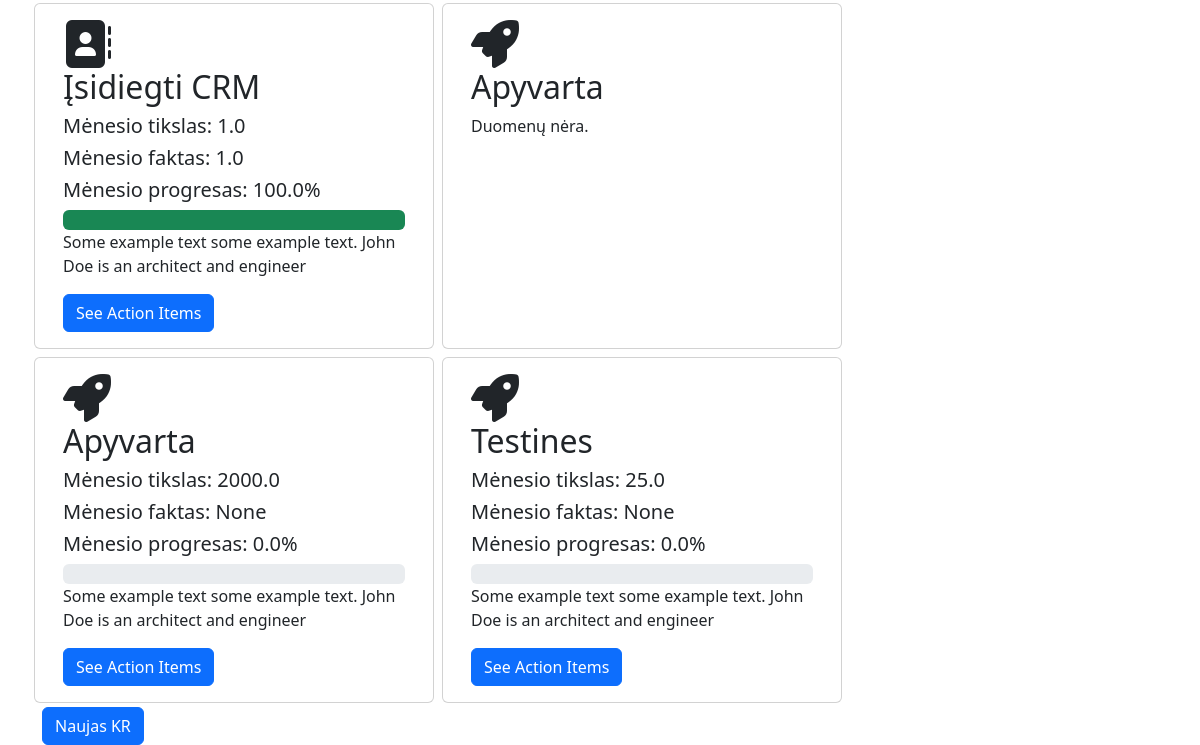
Before: /dashboard/1/ (lower part) with the older database file.
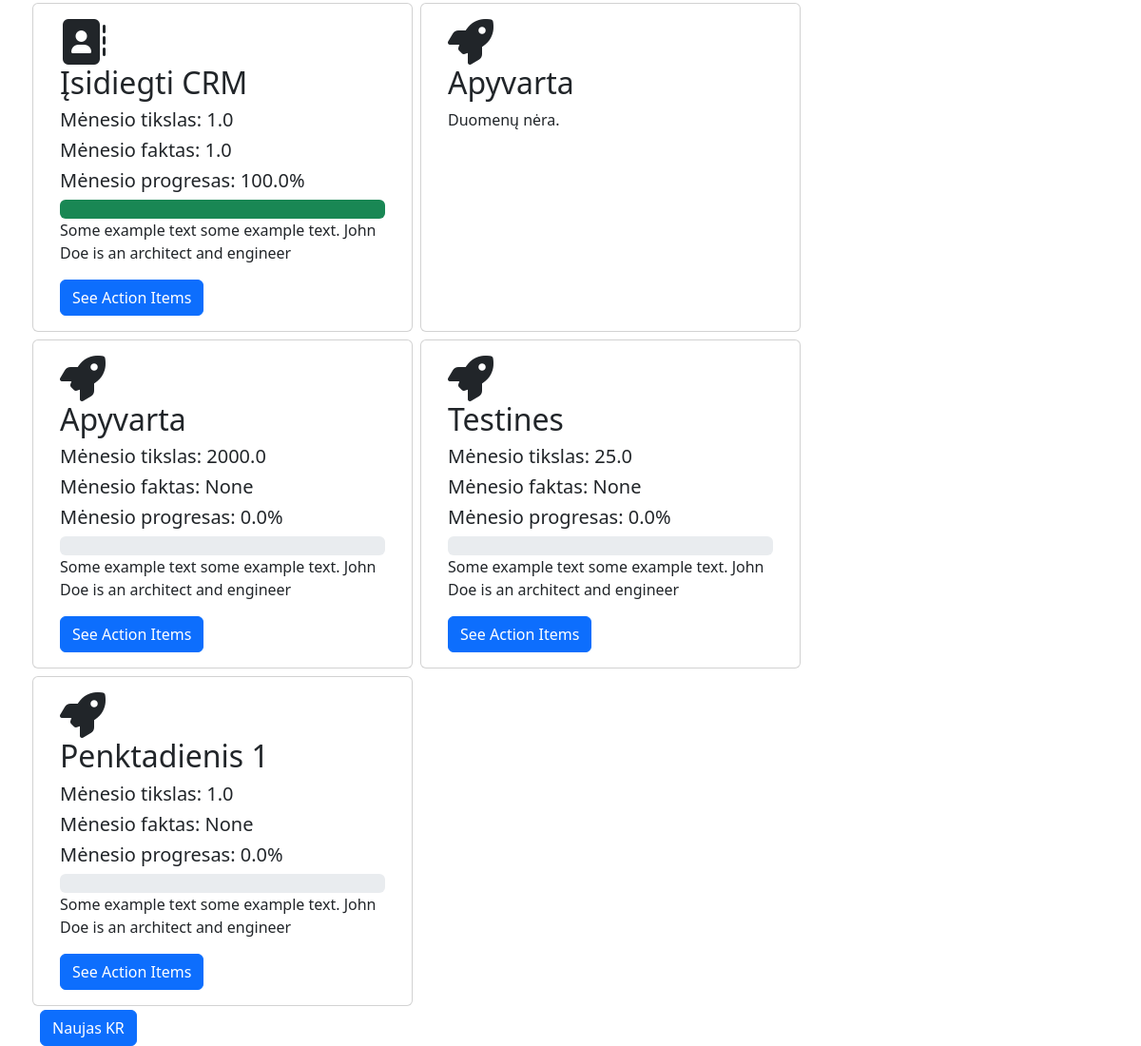
After: the same page with the newer database file.
### okr/models.py (models this page shows, shortened)
class KeyResult(models.Model):
    DISTRIBUTION_CHOICES = [
        ('cumulative', 'Išdaliniamas per mėnesius (÷ 12)'),
        ('fixed', 'Vienodas procentas viesiems mėn'),
        ('binary', 'Įvykdyta / Neįvykdyta')
    ]
    objective = models.ForeignKey(Objective, on_delete=models.CASCADE)
    name = models.CharField(max_length=200)
    unit = models.ForeignKey(Unit, on_delete=models.SET_NULL, null=True)
    annual_goal = models.DecimalField(max_digits=12, decimal_places=2)
    icon_class = models.CharField(max_length=50, default="fa-rocket")
    distribution_type = models.CharField(
        max_length=20,
        choices=DISTRIBUTION_CHOICES,
        default='cumulative',
    )

class MonthResult(models.Model):
    MONTH_CHOICES = [
        (1, 'Sausis'), (2, 'Vasaris'), (3, 'Kovas'), (4, 'Balandis'),
        (5, 'Gegužė'), (6, 'Birželis'), (7, 'Liepa'), (8, 'Rugpjūtis'),
        (9, 'Rugsėjis'), (10, 'Spalis'), (11, 'Lapkritis'), (12, 'Gruodis'),
    ]
    QUARTER_CHOICES = [(1, 'Q1'), (2, 'Q2'), (3, 'Q3'), (4, 'Q4')]
    monthly_key_result = models.ForeignKey(KeyResult, on_delete=models.CASCADE)
    month = models.IntegerField(choices=MONTH_CHOICES, default=1)
    quarter = models.IntegerField(choices=QUARTER_CHOICES, default=1)
    planned_result = models.DecimalField(max_digits=12, decimal_places=1)
    actual_result = models.DecimalField(max_digits=12, decimal_places=1, null=True, blank=True)
    @property
    def achievement_percentage(self):
        if self.planned_result and self.actual_result:
            return (self.actual_result / self.planned_result) * 100
        return 0

### okr/views.py (the view)
# urls.py: path('dashboard/<int:pk>/', views.dashboard, name='dashboard'),
def dashboard(request, pk):
    objective = get_object_or_404(Objective, pk=pk)
    current_month_num = timezone.now().month
    return render(request, 'dashboard.html', {'objective': objective,
                                              'current_month_num': current_month_num
                                              })

### okr/templates/dashboard.html (shortened to what this page needs)
{% extends "base.html" %}
{% block content %}
<div class="row" >
    {% for kr in objective.keyresult_set.all %}
        <div class="card m-1" style="width:400px">
            <div class="card-body">
                <i class="fa-solid {{ kr.icon_class }} card-img-top" style="font-size:48px;"></i>
                <h2 class="card-title">{{ kr.name }}</h2>
                {% for month_data in kr.monthresult_set.all %}
                    {% if month_data.month == current_month_num %}
                        <div class="results" >
                            <h5>Mėnesio tikslas: {{ month_data.planned_result }}</h5>
                            <h5>Mėnesio faktas: {{ month_data.actual_result }}</h5>
                            <h5>Mėnesio progresas: {{ month_data.achievement_percentage|floatformat:1 }}%</h5>
                        </div>
                        <div class="progress" style="height: 20px;">
                            <div class="progress-bar bg-success" style="width: {{ month_data.achievement_percentage }}%"></div>
                        </div>
                        <p class="card-text">Some example text some example text. John Doe is an architect and engineer</p>
                        <a href="{% url 'action_items' objective.year month_data.month month_data.id %}" class="btn btn-primary">See Action Items</a>
                    {% endif %}
                {% empty %}
                    <p>Duomenų nėra.</p>
                {% endfor %}
            </div>
        </div>
     <br>
    {% endfor %}
</div>
<a href="{% url 'key_result_create' objective.pk %}" class="btn btn-primary">Naujas KR</a>
{% endblock %}

Changed rows visible on the page:
added KeyResult: name "Penktadienis 1"
added MonthResult: planned_result "1.0", actual_result "None", achievement_percentage "0.0", shown under "Penktadienis 1"
